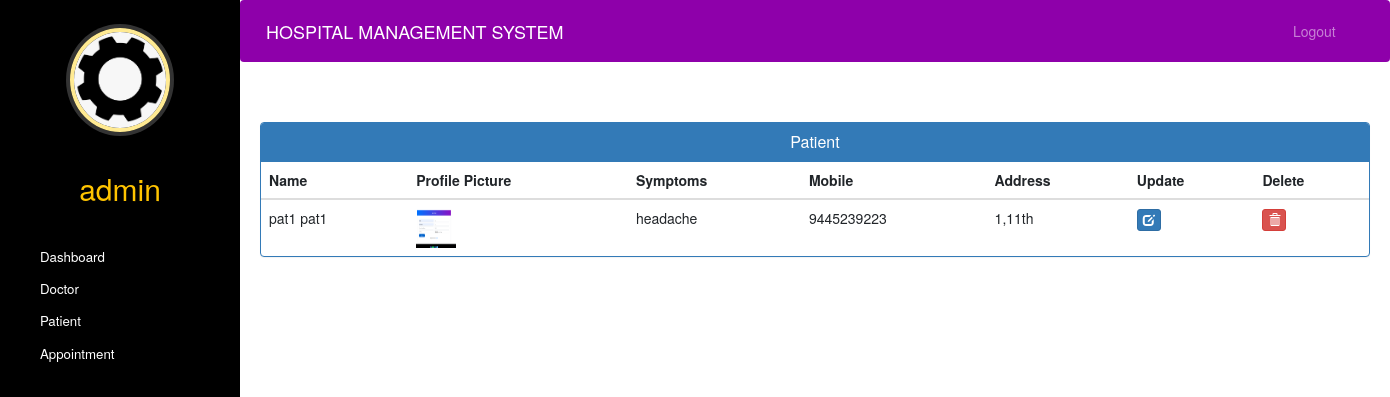
The page /admin-view-patient (signed in) on the database its author committed.
### hospital/models.py (models this page shows, shortened)
class Patient(models.Model):
    user=models.OneToOneField(User,on_delete=models.CASCADE)
    profile_pic= models.ImageField(upload_to='profile_pic/PatientProfilePic/',null=True,blank=True)
    address = models.CharField(max_length=40)
    mobile = models.CharField(max_length=20,null=False)
    symptoms = models.CharField(max_length=100,null=False)
    assignedDoctorId = models.PositiveIntegerField(null=True)
    admitDate=models.DateField(auto_now=True)
    status=models.BooleanField(default=False)
    @property
    def get_name(self):
        return self.user.first_name+" "+self.user.last_name

### hospital/views.py (the view)
# urls.py: path('admin-view-patient', views.admin_view_patient_view,name='admin-view-patient'),
@login_required(login_url='adminlogin')
@user_passes_test(is_admin)
def admin_view_patient_view(request):
    patients=models.Patient.objects.all().filter(status=True)
    return render(request,'hospital/admin_view_patient.html',{'patients':patients})

### hospital/views.py (called while the page is built)
def is_admin(user):
    return user.groups.filter(name='ADMIN').exists()

### templates/hospital/admin_view_patient.html (shortened to what this page needs)
{% extends 'hospital/admin_base.html' %}
{% block content %}
{%load static%}
<head>
  <link href="//netdna.bootstrapcdn.com/bootstrap/3.0.0/css/bootstrap.min.css" rel="stylesheet" id="bootstrap-css">
</head>
<div class="container">
  <div class="panel panel-primary">
    <div class="panel-heading">
      <h6 class="panel-title">Patient</h6>
    </div>
    <table class="table table-hover" id="dev-table">
      <thead>
        <tr>
          <th>Name</th>
          <th>Profile Picture</th>
          <th>Symptoms</th>
          <th>Mobile</th>
          <th>Address</th>
          <th>Update</th>
          <th>Delete</th>
        </tr>
      </thead>
      {% for p in patients %}
      <tr>
        <td> {{p.get_name}}</td>
        <td> <img src="{% static p.profile_pic.url %}" alt="Profile Pic" height="40px" width="40px" /></td>
        <td>{{p.symptoms}}</td>
        <td>{{p.mobile}}</td>
        <td>{{p.address}}</td>
        <td><a class="btn btn-primary btn-xs" href="{% url 'update-patient' p.id  %}"><span class="glyphicon glyphicon-edit"></span></a></td>
        <td><a class="btn btn-danger btn-xs" href="{% url 'delete-patient-from-hospital' p.id  %}"><span class="glyphicon glyphicon-trash"></span></a></td>
      </tr>
      {% endfor %}
    </table>
  </div>
</div>
{% endblock content %}

### templates/hospital/admin_base.html (shortened to what this page needs)
<!DOCTYPE html>
{% load static %}
<html lang="en">
<head>
  <link rel="stylesheet" href="https://stackpath.bootstrapcdn.com/bootstrap/4.3.1/css/bootstrap.min.css">
  <link rel="stylesheet" href="https://maxcdn.bootstrapcdn.com/font-awesome/4.7.0/css/font-awesome.min.css">
  <link rel="stylesheet" href="{% static '/style.css' %}">
</head>
<body>
  <nav class="menu" tabindex="0">
    <header class="avatar">
      <img src="{% static "images/adminprofile.png" %}" />
      <br><br>
      <h2>{{request.user.first_name}}</h2>
    </header>
    <ul>
      <li tabindex="0" class="icon-dashboard"> <a style="color:white; text-decoration:none;" href="/admin-dashboard"><span>Dashboard</span></a> </li>
      <li tabindex="0" class="icon-customers"> <a style="color:white; text-decoration:none;" href="/admin-doctor"><span>Doctor</span></a></li>
      <li tabindex="0" class="icon-users"> <a style="color:white; text-decoration:none;" href="/admin-patient"><span>Patient</span></a></li>
      <li tabindex="0" class="icon-calendar"> <a style="color:white; text-decoration:none;" href="/admin-appointment"><span>Appointment</span></a></li>
    </ul>
  </nav>
  <main>
    <div class="bs-example">
      <nav class="navbar navbar-expand-md  navbar-dark fixed-top" style="background:#8e00aa;">
        <a href="/admin-dashboard" class="navbar-brand">HOSPITAL MANAGEMENT SYSTEM</a>
        <div class="collapse navbar-collapse justify-content-between" id="navbarCollapse">
          <div class="navbar-nav" style=" margin-left: 90%;">
            <a href="/logout" class="nav-item nav-link">Logout</a>
          </div>
        </div>
      </nav>
    </div>
    <br><br>
    {% block content %}
    {% endblock content %}
  </main>
</body>
</html>

### static/style.css (style rules this page uses)
body { padding-left: 240px; }
main { position: relative; height: 100vh; }
.menu { background: #5bc995; height: 100vh; width: 240px; position: fixed; top: 0px; left: 0; z-index: 5; outline: none; }
.menu .avatar { background: rgba(0, 0, 0, 0.1); padding: 2em 0.5em; text-align: center; }
.menu .avatar img { width: 100px; border-radius: 50%; overflow: hidden; border: 4px solid #ffea92; box-shadow: 0 0 0 4px rgba(255, 255, 255, 0.2); }
.menu .avatar h2 { font-weight: normal; margin-bottom: 0; }
.menu ul { list-style: none; padding: 0.5em 0; margin: 0; }
.menu ul li { padding: 0.5em 1em 0.5em 3em; font-size: 0.95em; font-weight: regular; background-repeat: no-repeat; background-position: left 15px center; background-size: auto 20px; transition: all 0.15s linear; cursor: pointer; }
.menu ul li.icon-dashboard { background-image: url("http://www.entypo.com/images//gauge.svg"); }
.menu ul li.icon-customers { background-image: url("http://www.entypo.com/images//briefcase.svg"); }
.menu ul li.icon-users { background-image: url("http://www.entypo.com/images//users.svg"); }
.menu ul li.icon-calendar { background-image: url("http://www.entypo.com/images//calendar.svg"); }

### templates/hospital/admin_base.html (style rules this page uses)
a:link { text-decoration: none; }
a { color: white; }
body { padding-left: 240px; }
main { position: relative; height: 100vh; }
.menu { background: black; height: 100vh; width: 240px; position: fixed; top: 0px; left: 0; z-index: 5; outline: none; }
.menu .avatar { background: rgba(0, 0, 0, 0.1); padding: 2em 0.5em; text-align: center; }
.menu .avatar img { width: 100px; border-radius: 50%; overflow: hidden; border: 4px solid #ffea92; box-shadow: 0 0 0 4px rgba(255, 255, 255, 0.2); }
.menu .avatar h2 { font-weight: normal; margin-bottom: 0; color: rgb(255, 196, 0); }
.menu ul { list-style: none; padding: 0.5em 0; margin: 0; }
.menu ul li { padding: 0.5em 1em 0.5em 3em; font-size: 0.95em; font-weight: regular; background-repeat: no-repeat; background-position: left 15px center; background-size: auto 20px; transition: all 0.15s linear; cursor: pointer; }
.menu ul li.icon-dashboard { background-image: url("http://www.entypo.com/images//gauge.svg"); }
.menu ul li.icon-customers { background-image: url("http://www.entypo.com/images//briefcase.svg"); }
.menu ul li.icon-users { background-image: url("http://www.entypo.com/images//users.svg"); }
.menu ul li.icon-calendar { background-image: url("http://www.entypo.com/images//calendar.svg"); }

### templates/hospital/admin_view_patient.html (style rules this page uses)
a:link { text-decoration: none; }
h6 { text-align: center; }

### rows shown on the page
Patient: get_name "pat1 pat1", profile_pic (picture), symptoms "headache", mobile "9445239223", address "1,11th"

### other values the page prints
{{ request.user.first_name }} "admin"
